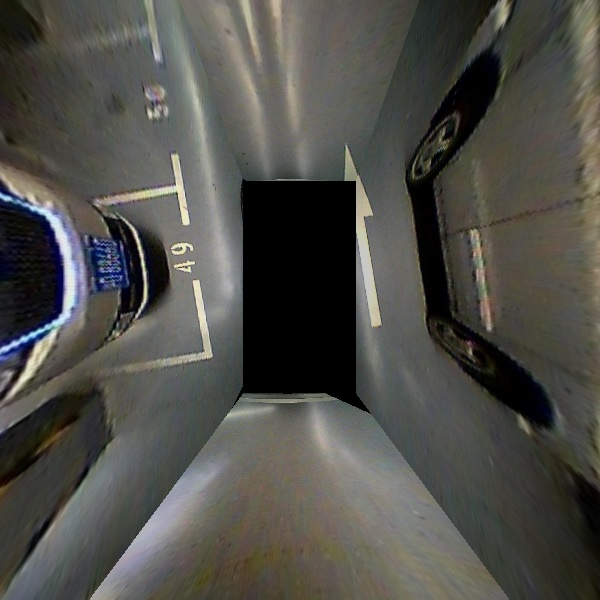
#> input picture img/20161019-1-1.bmp, 600 x 600 px
$ jupyter execute check_data.ipynb
#> lines starting #> are read from the running program, lines starting #| are printed output that depends on the picture
[cell 1]
import cv2
import matplotlib.pyplot as plt
import numpy as np

[cell 2]
# read image
src = cv2.imread('img/20161019-1-1.bmp')
#> src is the input picture: shape (600, 600, 3); mean B, G, R 73.5, 78.7, 79.3
print('Image dimensions:', src.shape)
#| Image dimensions: (600, 600, 3)
plt.imshow(src)

[cell 3]
img = np.copy(src)
cv2.circle( img, (209, 355), 10, (0,255,0), 10)
cv2.circle( img, (87, 376), 10, (0,255,0), 10)

cv2.circle( img, (180, 188), 10, (0,255,0), 10)
cv2.circle( img, (94, 204), 10, (0,255,0), 10)

cv2.circle( img, (153, 31), 10, (0,255,0), 10)
cv2.circle( img, (14, 61), 10, (0,255,0), 10)


plt.imshow(img)

[cell 4]
img = np.copy(src)
cv2.circle( img, (209, 355), 10, (0,255,0), 10)
cv2.circle( img, (180, 188), 10, (0,255,0), 10)

cv2.circle( img, (0, 236), 10, (0,255,0), 10)
cv2.circle( img, (0, 403), 10, (0,255,0), 10)
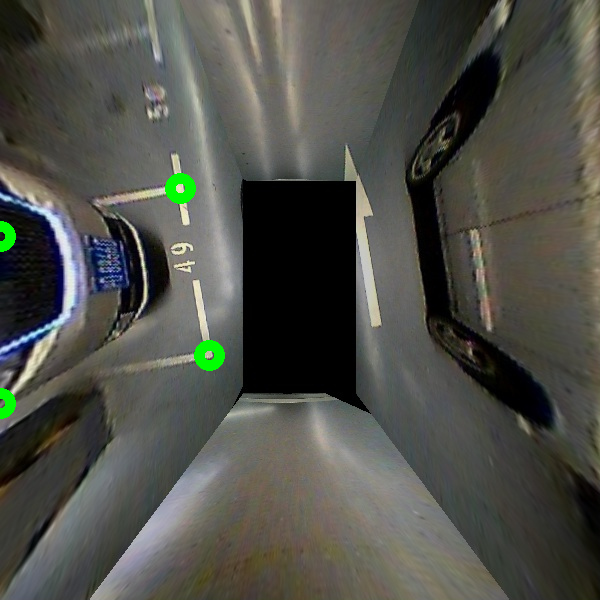
#> img: shape (600, 600, 3); mean B, G, R 73, 79.6, 78.7


plt.imshow(img)


$ run again, with img/002.bmp copied over img/20161019-1-1.bmp
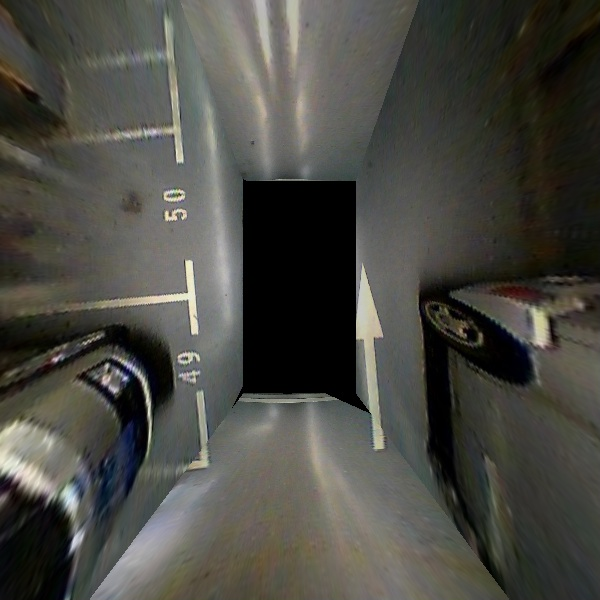
#> input picture img/002.bmp, 600 x 600 px
#> src is the input picture: shape (600, 600, 3); mean B, G, R 67.5, 73.8, 74.2
#| Image dimensions: (600, 600, 3)
#> `cv2.circle( img, (0, 403), 10, (0,255,0), 10)`:
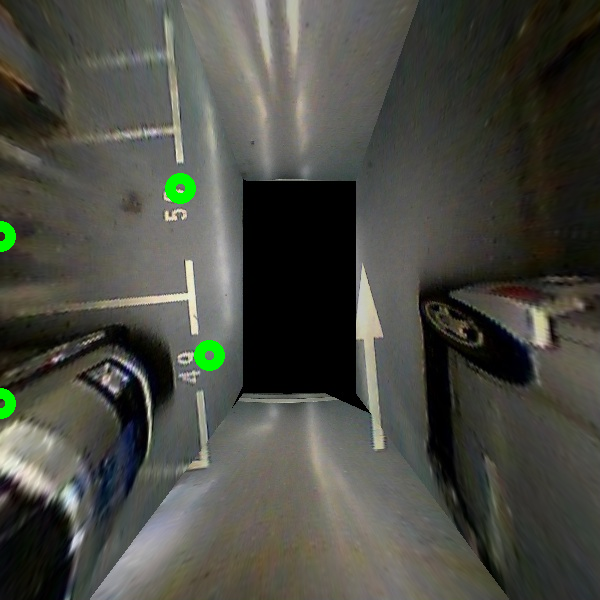
#> img: shape (600, 600, 3); mean B, G, R 67, 74.7, 73.6
